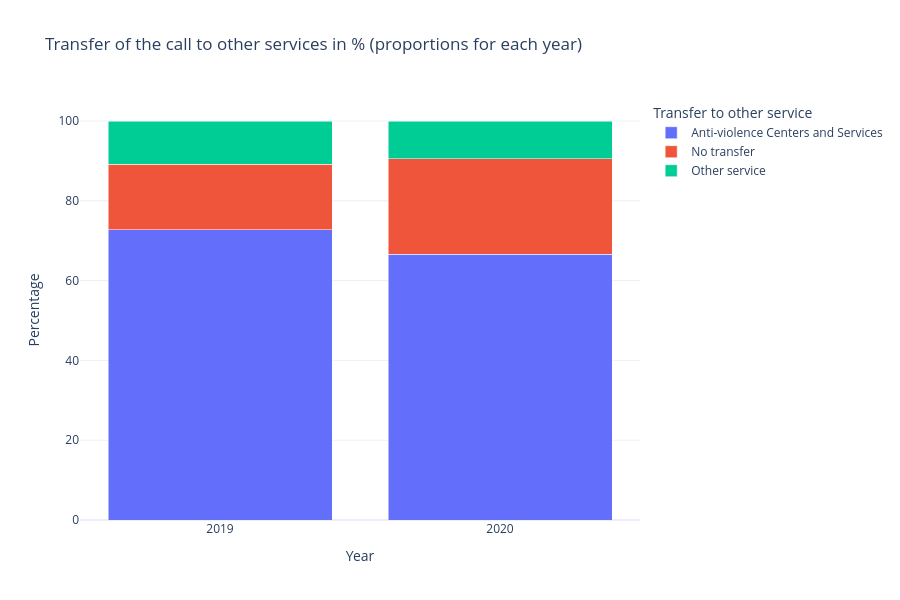

Write notebook code for a chart like this one.
### Markdown cell above
### Visualisation #3: bar chart

I thought about making a grouped bar chart but I decided to stack it so that it is clear that the total for each year is 100% and I'm comparing proportions for each year

### Code cell
antiviolencecentres_barchart = px.bar(antiviolencecentres_long, x="Year", 
             y='Percentage', color='Transfer to other service',
             title="Transfer of the call to other services in %",
             barmode='stack',
             height=600
            )
antiviolencecentres_barchart.layout.template = 'plotly_white' #usual template

antiviolencecentres_barchart.show()

### Figure 1 — Plotly figure (JSON) as saved in the notebook; plotly's stock layout.template omitted (floating-point values rounded to 4 significant figures)
{"data": [{"alignmentgroup": "True", "hovertemplate": "Transfer to other service=Anti-violence Centers and Services<br>Year=%{x}<br>Percentage=%{y}<extra></extra>", "legendgroup": "Anti-violence Centers and Services", "marker": {"color": "#636efa"}, "name": "Anti-violence Centers and Services", "offsetgroup": "Anti-violence Centers and Services", "orientation": "v", "showlegend": true, "textposition": "auto", "type": "bar", "x": ["2019", "2020"], "xaxis": "x", "y": [72.8, 66.6], "yaxis": "y"}, {"alignmentgroup": "True", "hovertemplate": "Transfer to other service=No transfer<br>Year=%{x}<br>Percentage=%{y}<extra></extra>", "legendgroup": "No transfer", "marker": {"color": "#EF553B"}, "name": "No transfer", "offsetgroup": "No transfer", "orientation": "v", "showlegend": true, "textposition": "auto", "type": "bar", "x": ["2019", "2020"], "xaxis": "x", "y": [16.3, 24], "yaxis": "y"}, {"alignmentgroup": "True", "hovertemplate": "Transfer to other service=Other service<br>Year=%{x}<br>Percentage=%{y}<extra></extra>", "legendgroup": "Other service", "marker": {"color": "#00cc96"}, "name": "Other service", "offsetgroup": "Other service", "orientation": "v", "showlegend": true, "textposition": "auto", "type": "bar", "x": ["2019", "2020"], "xaxis": "x", "y": [10.9, 9.4], "yaxis": "y"}], "layout": {"barmode": "stack", "height": 600, "legend": {"title": {"text": "Transfer to other service"}, "tracegroupgap": 0}, "title": {"text": "Transfer of the call to other services in % (proportions for each year)"}, "xaxis": {"anchor": "y", "domain": [0, 1], "title": {"text": "Year"}}, "yaxis": {"anchor": "x", "domain": [0, 1], "title": {"text": "Percentage"}}}}
